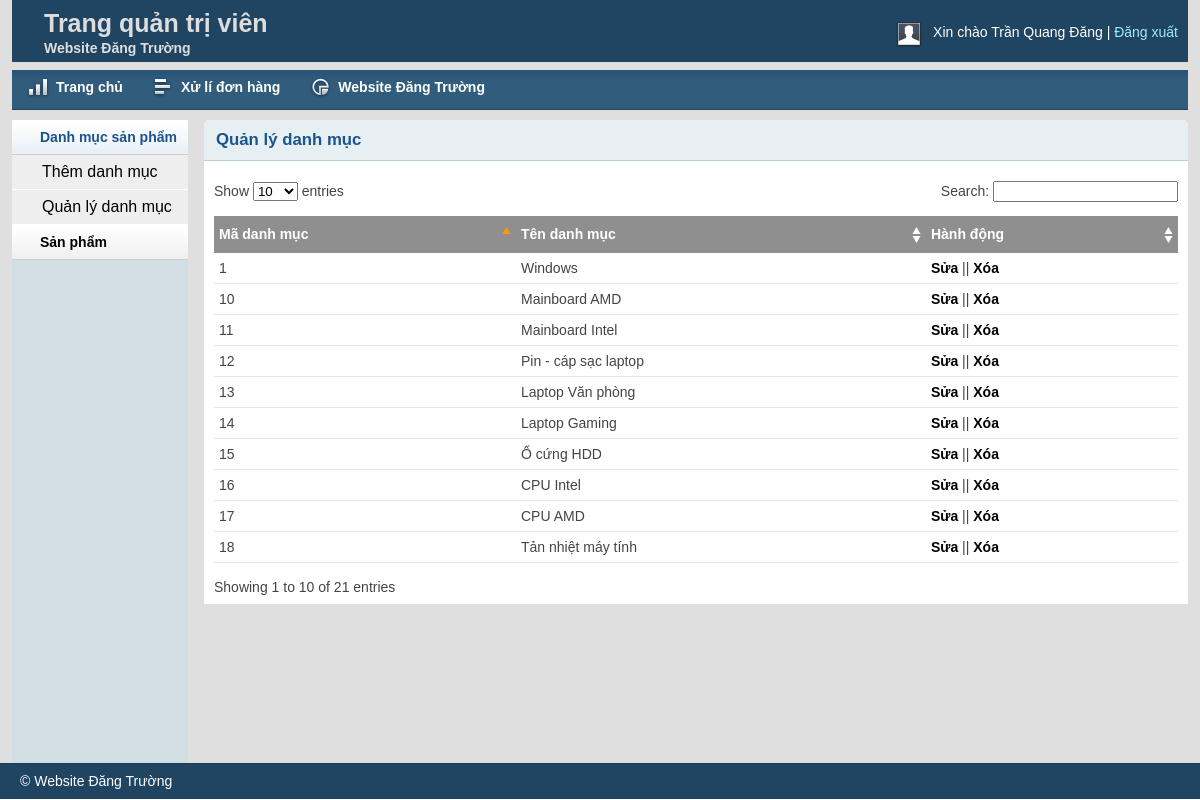
The app's page /Computers/admin/catlist.php (signed in) with its own data.
### tables this page shows
create table tblProductCategory
(
	CategoryID char(5) primary key,
	CategoryName varchar(255) not null
);

### Computers/lib/Database.php (called while the page is built, shortened)
<?php
class Database
{
    public $host   = DB_HOST;
    public $user   = DB_USER;
    public $pass   = DB_PASS;
    public $dbname = DB_NAME;
    public $link;
    private function connectDB()
    {
        $this->link = new mysqli(
            $this->host,
            $this->user,
            $this->pass,
            $this->dbname
        );
    }
    public function select($query)
    {
        $result = $this->link->query($query) or
        die($this->link->error . __LINE__);
        if ($result->num_rows > 0) {
            return $result;
        } else {
            return false;
        }
    }
}

### Computers/classes/Category.php (called while the page is built, shortened)
<?php
$filepath = realpath(dirname(__FILE__));
include_once($filepath.'/../lib/Database.php');
 ?>
<?php
class Category
{
    private $database;
    public function __construct()
    {
        $this->database = new Database();
    }
    public function getAllCat()
    {
        $query = "SELECT * FROM tblProductCategory ORDER BY CategoryID DESC";
        $result = $this->database->select($query);
        return $result;
    }
}

### Computers/admin/catlist.php (the view, shortened to what this page needs)
<?php include 'inc/header.php';?>
<?php include 'inc/sidebar.php';?>
<?php include '../classes/Category.php'; ?>
<?php
$cat = new Category();
 ?>
        <div class="grid_10">
            <div class="box round first grid">
                <h2>Quản lý danh mục</h2>
                <div class="block">
                    <table class="data display datatable" id="example">
					<thead>
						<tr>
							<th>Mã danh mục</th>
							<th>Tên danh mục</th>
							<th>Hành động</th>
						</tr>
					</thead>
					<tbody>
						<?php
                        $getCat = $cat->getAllCat();
                        if ($getCat) {
                            $i=0;
                            while ($result = $getCat->fetch_assoc()) {
                                $i++; ?>
						<tr class="odd gradeX">
							<td><?php echo $i; ?></td>
							<td><?php echo $result['CategoryName']; ?></td>
							<td><a href="catedit.php?CategoryID=<?php echo $result['CategoryID']; ?>">Sửa</a> || <a onclick="return confirm('Are you sure to delete this?')" href="?delcat=<?php echo $result['CategoryID']; ?>">Xóa</a></td>
						</tr>
						<?php
                            }
                        } ?>
					</tbody>
				</table>
               </div>
            </div>
        </div>
<?php include 'inc/footer.php';?>

### Computers/admin/css/layout.css (style rules this page uses)
body { background: #fff none repeat scroll 0 0; color: #444; font-size: 14px; padding: 0; }
a { color: #000; font-weight:bold; text-decoration: none; }
h1, h2, h3, h4, h5, h6 { line-height:1.2em; margin-bottom:.3em; }
h2 { margin-top:1em; }
.box { background:#fff; margin-bottom:20px; padding:10px 10px 10px 10px; margin-left:-8px; }
.box.grid { padding-bottom:40px; }
.box.round { -moz-border-radius: 5px 5px 0px 0px; -webkit-border-radius: 5px 5px 0px 0px; border-radius: 5px 5px 0px 0px; }
.box h2 { font-size:1.2em; font-weight:bold; color:#1B548D; background:#E6F0F3; margin:-10px -10px 0 -10px; padding:10px 12px; border-bottom:1px solid #B3CBD6; -moz-border-radius: 5px 5px 0px 0px; -webkit-border-radius: 5px 5px 0px 0px; border-radius: 5px 5px 0px 0px; }
.box.first { min-height: 406px; }
.block { padding-top:20px; }
.block { padding-bottom:1px; }
table.display { margin: 0 auto; clear: both; width: 100%; }
.sorting_asc { background: #8f8f8f url(../img/table/sort_asc.png) no-repeat center right; padding:8px 5px; text-align:left; color:#fff; }
.sorting { background:#8f8f8f url(../img/table/sort_both.png) no-repeat center right; padding:8px 5px; text-align:left; color:#fff; }
tr.odd { height: 30px; line-height: 30px; border-bottom:1px solid #e6e6e6; }
tr.even { height: 30px; line-height: 30px; border-bottom:1px solid #e6e6e6; }
tr.odd td, tr.even td { padding-left:5px; }

### records on screen
tblproductcategory: CategoryName "Windows"
tblproductcategory: CategoryName "Mainboard AMD"
tblproductcategory: CategoryName "Mainboard Intel"
tblproductcategory: CategoryName "Pin - cáp sạc laptop"
tblproductcategory: CategoryName "Laptop Văn phòng"
tblproductcategory: CategoryName "Laptop Gaming"
tblproductcategory: CategoryName "Ổ cứng HDD"
tblproductcategory: CategoryName "CPU Intel"
tblproductcategory: CategoryName "CPU AMD"
tblproductcategory: CategoryName "Tản nhiệt máy tính"

### other values on screen
Session::get('adminName') "Trần Quang Đăng"
